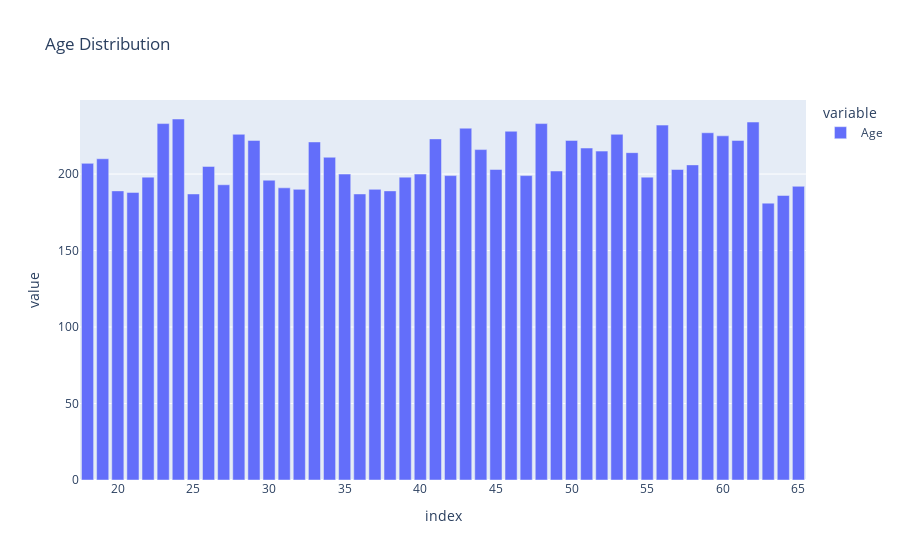

Notebook cell for this chart:
### Code cell
ag = df.groupby('Age').aggregate({'Age': 'count'})
fig = px.bar(ag, title='Age Distribution', labels={'Age': 'Count', 'Age': 'Age'})
fig.show()

### Figure 1 — Plotly figure (JSON) as saved in the notebook; plotly's stock layout.template omitted (floating-point values rounded to 4 significant figures)
{"data": [{"alignmentgroup": "True", "hovertemplate": "variable=Age<br>index=%{x}<br>value=%{y}<extra></extra>", "legendgroup": "Age", "marker": {"color": "#636efa", "pattern": {"shape": ""}}, "name": "Age", "offsetgroup": "Age", "orientation": "v", "showlegend": true, "textposition": "auto", "type": "bar", "x": [18, 19, 20, 21, 22, 23, 24, 25, 26, 27, 28, 29, 30, 31, 32, 33, 34, 35, 36, 37, 38, 39, 40, 41, 42, 43, 44, 45, 46, 47, 48, 49, 50, 51, 52, 53, 54, 55, 56, 57, 58, 59, 60, 61, 62, 63, 64, 65], "xaxis": "x", "y": [207, 210, 189, 188, 198, 233, 236, 187, 205, 193, 226, 222, 196, 191, 190, 221, 211, 200, 187, 190, 189, 198, 200, 223, 199, 230, 216, 203, 228, 199, 233, 202, 222, 217, 215, 226, 214, 198, 232, 203, 206, 227, 225, 222, 234, 181, 186, 192], "yaxis": "y"}], "layout": {"barmode": "relative", "legend": {"title": {"text": "variable"}, "tracegroupgap": 0}, "title": {"text": "Age Distribution"}, "xaxis": {"anchor": "y", "domain": [0, 1], "title": {"text": "index"}}, "yaxis": {"anchor": "x", "domain": [0, 1], "title": {"text": "value"}}}}
